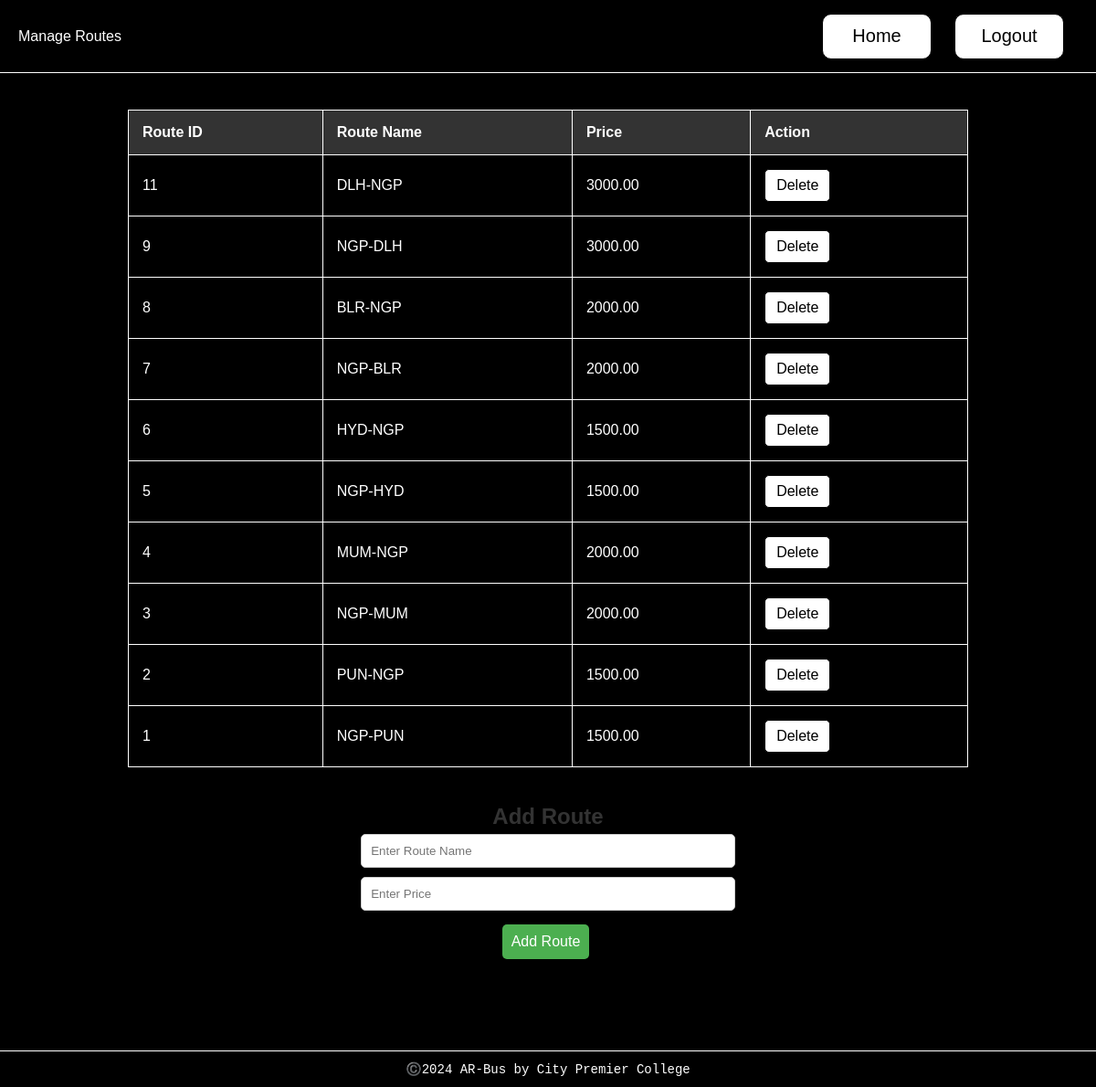
Page /views/routes_view.php (signed in) on the committed database.
### tables this page shows
CREATE TABLE `routes` (
  `route_id` int(11) NOT NULL,
  `route_name` varchar(255) NOT NULL,
  `price` decimal(10,2) DEFAULT NULL
);

### controllers/routes_controller.php (called while the page is built, shortened)
<?php
include_once('../includes/db.php');
function getRoutes($conn) {
    $query = "SELECT * FROM routes ORDER BY route_id DESC";
    $result = mysqli_query($conn, $query);
    $routes = array();
    if ($result && mysqli_num_rows($result) > 0) {
        while ($row = mysqli_fetch_assoc($result)) {
            $routes[] = $row;
        }
    }
    return $routes;
}
$routes = getRoutes($conn);
?>

### views/routes_view.php (the view, shortened to what this page needs)
<!DOCTYPE html>
<html lang="en">
<head>
    <link rel="stylesheet" href="../css/styles.css">
    <link rel="stylesheet" href="../css/bus.css">
</head>
<body>
    <?php
        include('../controllers/routes_controller.php');
    ?>
    <header class="header">
        <span>Manage Routes</span>
        <nav>
            <a href="../views/home_view.php"><button>Home</button></a>
            <a href="../logout.php"><button>Logout</button></a>
        </nav>
    </header>
    <div class="container">
        <?php
        if ($routes) {
            echo '<table>';
            echo '<tr>';
            echo '<th>Route ID</th>';
            echo '<th>Route Name</th>';
            echo '<th>Price</th>';
            echo '<th>Action</th>';
            echo '</tr>';
            foreach ($routes as $route) {
                echo '<tr>';
                echo '<td>' . $route['route_id'] . '</td>';
                echo '<td>' . $route['route_name'] . '</td>';
                echo '<td>' . $route['price'] . '</td>';
                echo '<td>';
                echo '<form action="../controllers/routes_controller.php" method="post">';
                echo '<button class="delete-button" type="submit" name="delete_route">Delete</button>';
                echo '</form>';
                echo '</td>';
                echo '</tr>';
            }
            echo '</table>';
        } else {
            echo '<p>No routes available.</p>';
        }
        ?>
    <div class="form-container">
        <h2>Add Route</h2>
        <form action="../controllers/routes_controller.php" method="post">
            <input type="text" id="route_name" name="route_name" placeholder="Enter Route Name" required>
            <input type="number" id="price" name="price" placeholder="Enter Price" required>
            <button type="submit" name="add_route">Add Route</button>
        </form>
    </div>
    </div>
    <?php include "../includes/footer.php"; ?>
</body>
</html>

### css/styles.css (style rules this page uses)
* { padding: 0; margin: 0; box-sizing: border-box; }
.header { width: 100%; height: 80px; background: #000000; color: #fff; position: absolute; top: 0; display: flex; padding-left: 50px; justify-content: space-between; border-bottom: 1px solid #fff; align-items: center; }

### css/bus.css (style rules this page uses)
body { background: #000000; width: 100%; font-family: 'Poppins', sans-serif; display: flex; justify-content: center; align-items: center; }
.header { height: 80px; display: flex; justify-content: space-between; padding: 20px; border-bottom: 1px solid #fff; }
.header nav { display: flex; flex-direction: row; }
.header nav a { display: flex; justify-content: center; text-align: center; align-items: center; text-decoration: none; margin: 10px; }
.header nav a button { background: #fff; color: #000; font-size: 20px; border: 1px solid #000; padding: 10px; width: 120px; height: 50px; border-radius: 10px; cursor: pointer; }
.container { width: 80%; color: #fff; display: flex; flex-direction: column; align-items: center; justify-content: center; border-radius: 20px; position: relative; padding: 20px; margin-top: 100px; margin-bottom: 100px; }
table { width: 100%; border-collapse: collapse; }
table, th, td { border: 1px solid #fff; }
th, td { padding: 15px; text-align: left; }
th { background-color: #333; color: #fff; }
button { background: #fff; color: #000; font-size: 16px; border: 1px solid #000; padding: 8px 12px; border-radius: 5px; margin-right: 5px; cursor: pointer; }
.form-container { width: 60%; margin: auto; background-color: #000; padding: 20px; border-radius: 10px; box-shadow: 0 0 10px rgba(0, 0, 0, 0.1); margin-top: 20px; }
.form-container h2 { color: #333; text-align: center; }
.form-container form { display: flex; flex-direction: column; align-items: center; }
.form-container input { width: 80%; padding: 10px; margin: 5px 0; border: 1px solid #ccc; border-radius: 5px; }
.form-container button { background-color: #4caf50; color: #fff; padding: 10px; margin-top: 10px; border: none; border-radius: 5px; cursor: pointer; }

### rows in the picture
routes: route_id "11", route_name "DLH-NGP", price "3000.00"
routes: route_id "9", route_name "NGP-DLH", price "3000.00"
routes: route_id "8", route_name "BLR-NGP", price "2000.00"
routes: route_id "7", route_name "NGP-BLR", price "2000.00"
routes: route_id "6", route_name "HYD-NGP", price "1500.00"
routes: route_id "5", route_name "NGP-HYD", price "1500.00"
routes: route_id "4", route_name "MUM-NGP", price "2000.00"
routes: route_id "3", route_name "NGP-MUM", price "2000.00"
routes: route_id "2", route_name "PUN-NGP", price "1500.00"
routes: route_id "1", route_name "NGP-PUN", price "1500.00"
